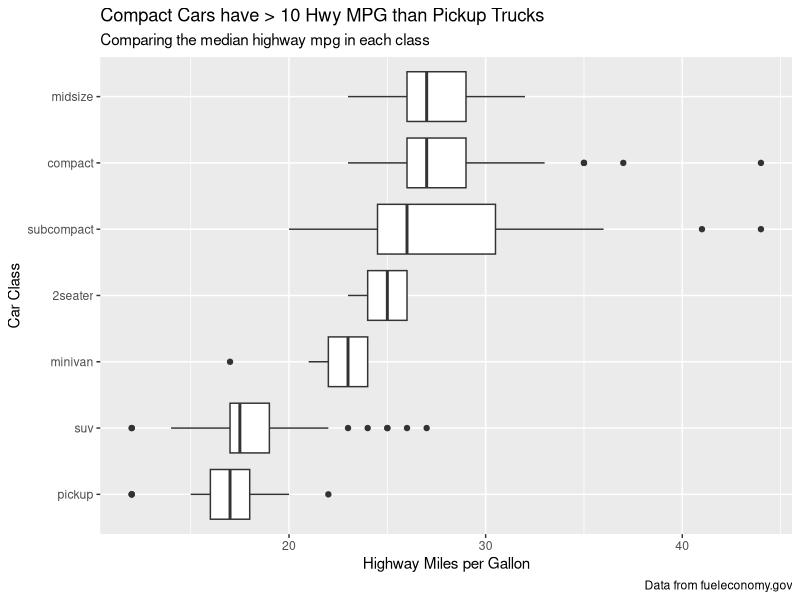
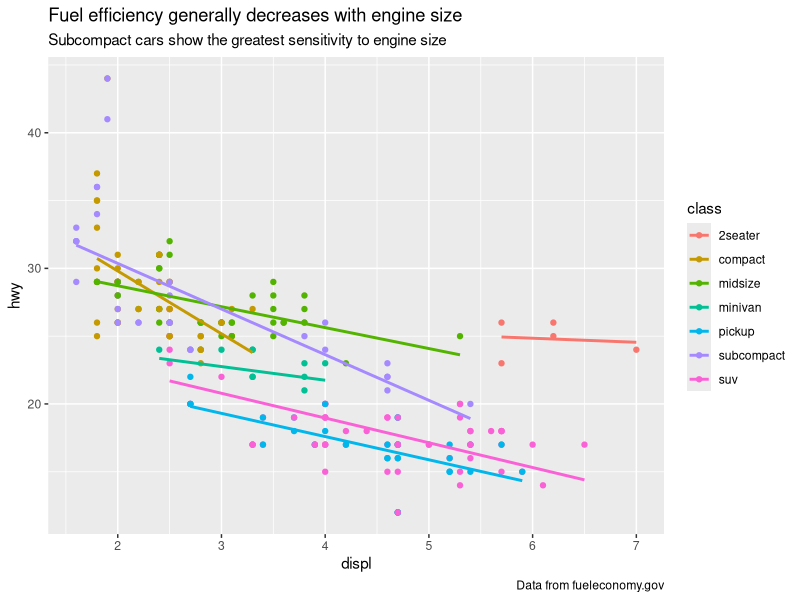
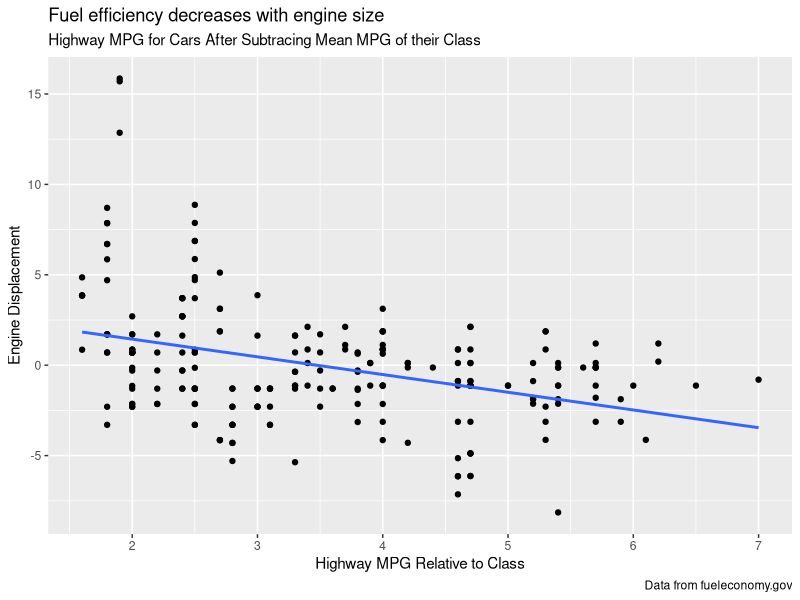
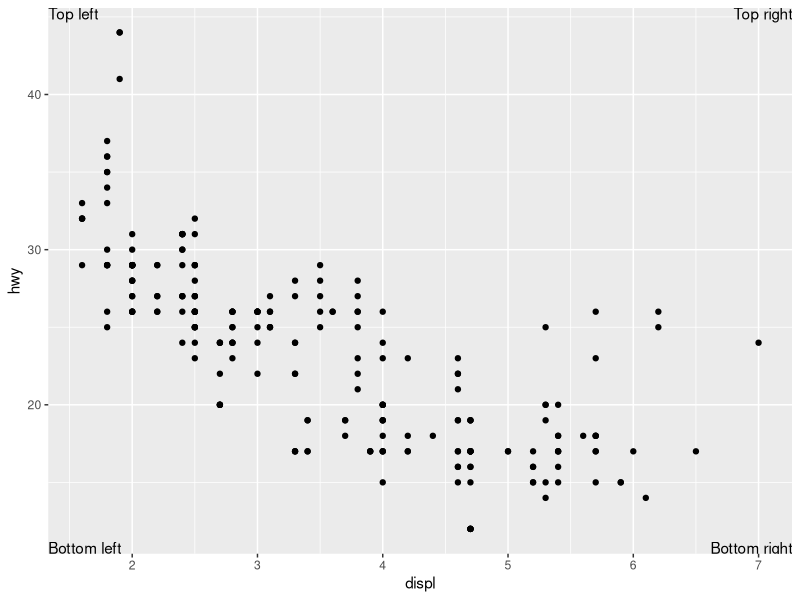
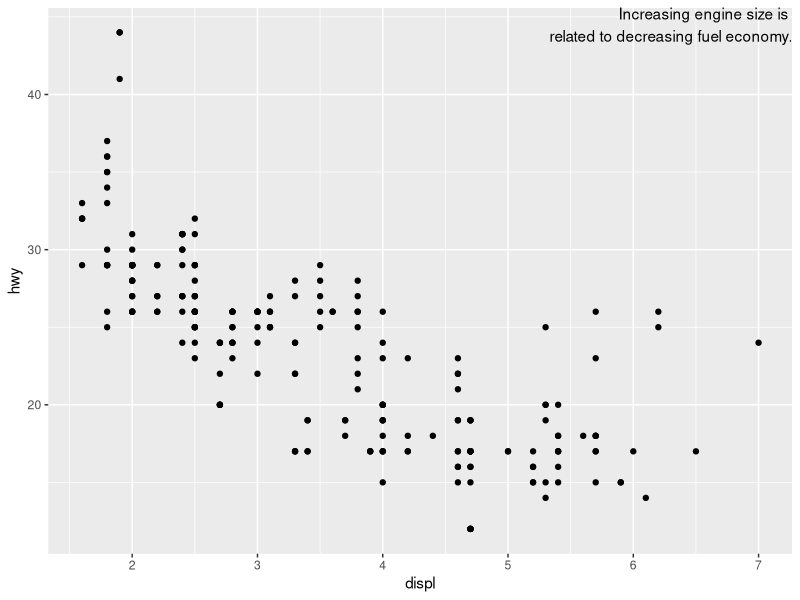
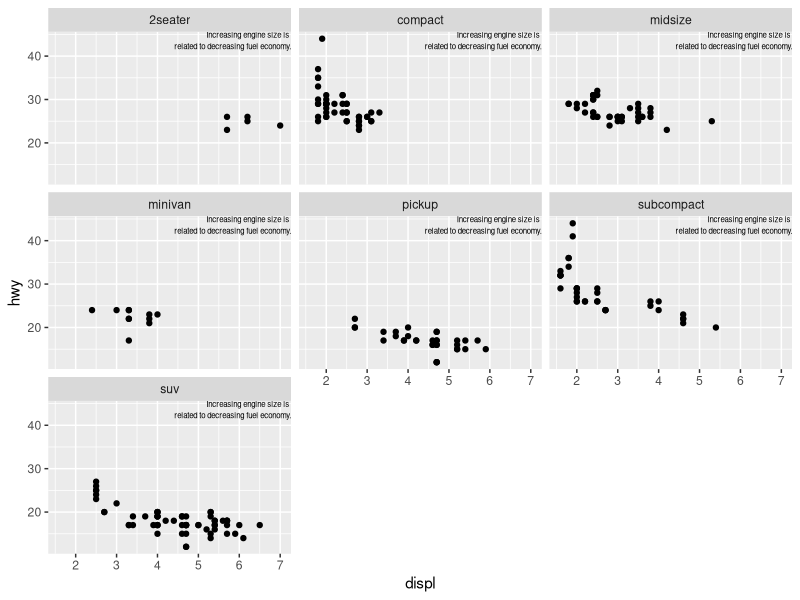
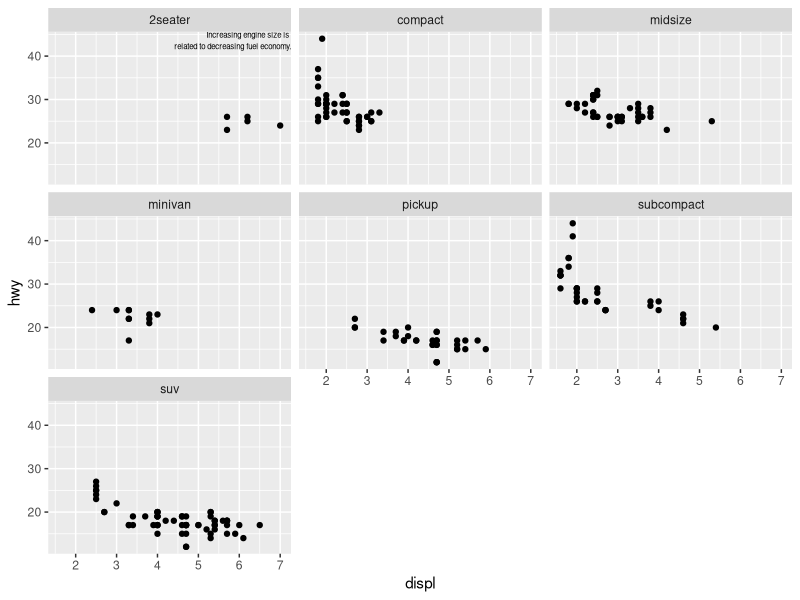
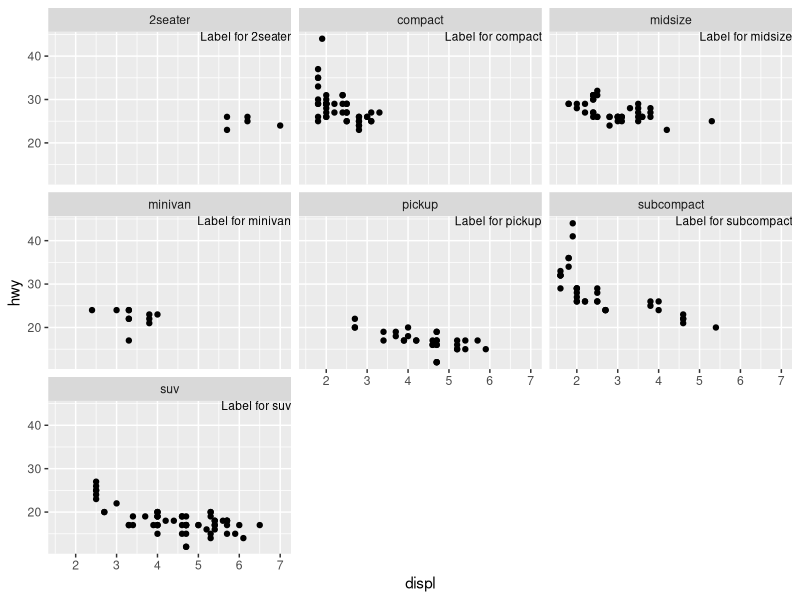

Source code (R) for these figures, in order:
## ---- chunk 1
library("tidyverse")
library("modelr")
library("lubridate")
## ---- chunk 2
ggplot(data = mpg,
       mapping = aes(x = reorder(class, hwy, median), y = hwy)) + 
  geom_boxplot() +
  coord_flip() +
  labs(
    title = "Compact Cars have > 10 Hwy MPG than Pickup Trucks",
    subtitle = "Comparing the median highway mpg in each class",
    caption = "Data from fueleconomy.gov",
    x = "Car Class",
    y = "Highway Miles per Gallon"
  )
## ---- chunk 3
ggplot(mpg, aes(displ, hwy, colour = class)) +
  geom_point(aes(colour = class)) +
  geom_smooth(method = "lm", se = FALSE) +
  labs(
    title = "Fuel efficiency generally decreases with engine size",
    subtitle = "Subcompact cars show the greatest sensitivity to engine size",
    caption = "Data from fueleconomy.gov"
  )
## ---- chunk 4
mod <- lm(hwy ~ class, data = mpg)
mpg %>%
  add_residuals(mod) %>%
  ggplot(aes(displ, resid)) +
  geom_point() +
  geom_smooth(method = "lm", se = FALSE) +
  labs(
    title = "Fuel efficiency decreases with engine size",
    subtitle = "Highway MPG for Cars After Subtracing Mean MPG of their Class",
    caption = "Data from fueleconomy.gov",
    x = "Highway MPG Relative to Class",
    y = "Engine Displacement"
  )
## ---- chunk 5
label <- tribble(
  ~displ, ~hwy, ~label, ~vjust, ~hjust,
     Inf,  Inf,    "Top right", "top", "right",
     Inf, -Inf,    "Bottom right", "bottom", "right",
    -Inf,  Inf,    "Top left", "top", "left",
    -Inf, -Inf,    "Bottom left", "bottom", "left"
)

ggplot(mpg, aes(displ, hwy)) +
  geom_point() +
  geom_text(aes(label = label, vjust = vjust, hjust = hjust), data = label)
## ---- chunk 6
ggplot(mpg, aes(displ, hwy)) +
  geom_point() +
  annotate("text", x = Inf, y = Inf, 
           label = "Increasing engine size is \nrelated to decreasing fuel economy.", vjust = "top", hjust = "right")
## ---- chunk 7
label <- tibble(
  displ = Inf,
  hwy = Inf,
  label = "Increasing engine size is \nrelated to decreasing fuel economy."
)

ggplot(mpg, aes(displ, hwy)) +
  geom_point() +
  geom_text(aes(label = label), data = label, vjust = "top", hjust = "right",
            size = 2) +
  facet_wrap(~ class)
## ---- chunk 8
label <- tibble(
  displ = Inf,
  hwy = Inf,
  class = "2seater",
  label = "Increasing engine size is \nrelated to decreasing fuel economy."
)

ggplot(mpg, aes(displ, hwy)) +
  geom_point() +
  geom_text(aes(label = label), data = label, vjust = "top", hjust = "right",
            size = 2) +
  facet_wrap(~ class)
## ---- chunk 9
label <- tibble(
  displ = Inf,
  hwy = Inf,
  class = unique(mpg$class),
  label = stringr::str_c("Label for ", class)
)

ggplot(mpg, aes(displ, hwy)) +
  geom_point() +
  geom_text(aes(label = label), data = label, vjust = "top", hjust = "right",
            size = 3) +
  facet_wrap(~ class)
## ---- chunk 10
df <- tibble(
  x = rnorm(10000),
  y = rnorm(10000)
)
ggplot(df, aes(x, y)) +
  geom_hex() +
  scale_colour_gradient(low = "white", high = "red") +
  coord_fixed()
## ---- chunk 11
ggplot(df, aes(x, y)) +
  geom_hex() +
  scale_fill_gradient(low = "white", high = "red") +
  coord_fixed()
## ---- chunk 12
ggplot(mpg, aes(displ, hwy)) +
  geom_point(aes(colour = class)) +
  geom_smooth(se = FALSE) +
  labs(
    x = "Engine displacement (L)",
    y = "Highway fuel economy (mpg)",
    colour = "Car type"
  )
## ---- chunk 13
ggplot(mpg, aes(displ, hwy)) +
  geom_point(aes(colour = class)) +
  geom_smooth(se = FALSE) +
  scale_x_continuous("Engine displacement (L)") + 
  scale_y_continuous("Highway fuel economy (mpg)") +
  scale_colour_discrete("Car type")
## ---- chunk 14
years <- lubridate::make_date(seq(year(min(presidential$start)),
             year(max(presidential$end)),
             by = 4), 1, 1)

presidential %>%
  mutate(id = 33 + row_number(),
         name_id = stringr::str_c(name, " (", id, ")"),
         name_id = factor(name_id, levels = name_id)) %>%
  ggplot(aes(start, name_id, colour = party)) +
    geom_point() +
    geom_segment(aes(xend = end, yend = name_id)) +
    scale_colour_manual(values = c(Republican = "red", Democratic = "blue")) +
    scale_y_discrete(NULL) +
    scale_x_date(NULL, breaks = years, date_labels = "'%y") +
    theme(panel.grid.minor = element_blank())
## ---- chunk 15
ggplot(diamonds, aes(carat, price)) +
  geom_point(aes(colour = cut), alpha = 1/20)
## ---- chunk 16
ggplot(diamonds, aes(carat, price)) +
  geom_point(aes(colour = cut), alpha = 1/20)  +
  theme(legend.position = "bottom") +
  guides(colour = guide_legend(nrow = 1, override.aes = list(alpha = 1)))  
